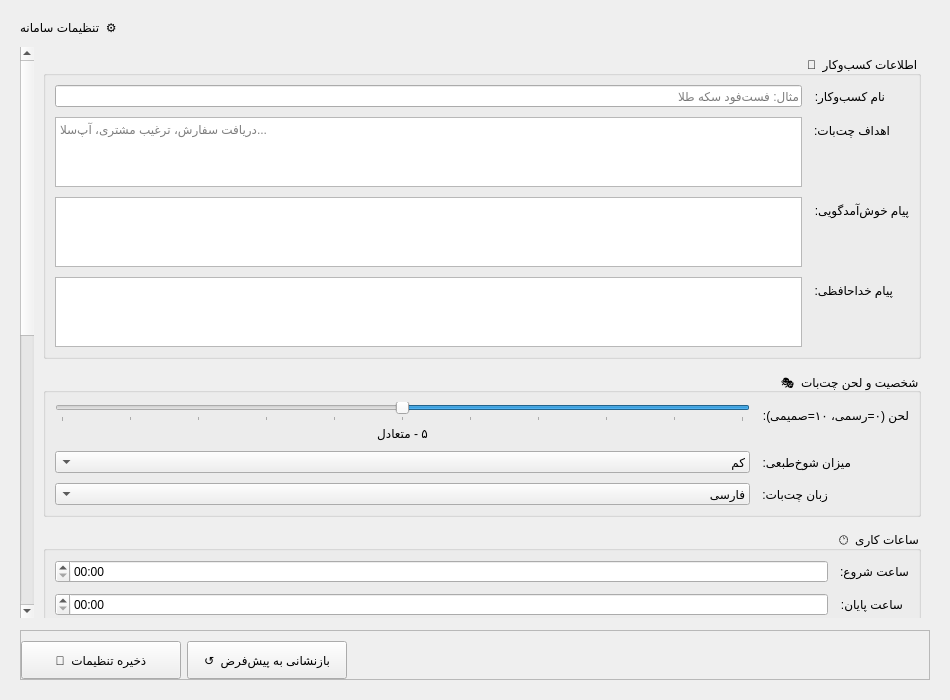
<?xml version="1.0" encoding="UTF-8"?>
<ui version="4.0">
 <class>SettingsPage</class>
 <widget class="QWidget" name="SettingsPage">
  <property name="geometry">
   <rect>
    <x>0</x>
    <y>0</y>
    <width>950</width>
    <height>700</height>
   </rect>
  </property>
  <property name="layoutDirection">
   <enum>Qt::RightToLeft</enum>
  </property>
  <layout class="QVBoxLayout" name="main_layout">
   <property name="spacing">
    <number>12</number>
   </property>
   <property name="leftMargin">
    <number>20</number>
   </property>
   <property name="topMargin">
    <number>20</number>
   </property>
   <property name="rightMargin">
    <number>20</number>
   </property>
   <property name="bottomMargin">
    <number>20</number>
   </property>

   <!-- ===== عنوان صفحه ===== -->
   <item>
    <widget class="QLabel" name="page_title">
     <property name="text">
      <string>⚙️  تنظیمات سامانه</string>
     </property>
     <property name="alignment">
      <set>Qt::AlignRight|Qt::AlignVCenter</set>
     </property>
    </widget>
   </item>

   <!-- ===== ScrollArea ===== -->
   <item>
    <widget class="QScrollArea" name="scroll_area">
     <property name="widgetResizable">
      <bool>true</bool>
     </property>
     <property name="frameShape">
      <enum>QFrame::NoFrame</enum>
     </property>
     <widget class="QWidget" name="scroll_content">
      <property name="geometry">
       <rect>
        <x>0</x>
        <y>0</y>
        <width>910</width>
        <height>1200</height>
       </rect>
      </property>
      <layout class="QVBoxLayout" name="content_layout">
       <property name="spacing">
        <number>14</number>
       </property>

       <!-- ===== گروه ۱: اطلاعات کسب‌وکار ===== -->
       <item>
        <widget class="QGroupBox" name="group_business">
         <property name="title">
          <string>🏪  اطلاعات کسب‌وکار</string>
         </property>
         <layout class="QFormLayout" name="form_business">
          <property name="labelAlignment">
           <set>Qt::AlignRight|Qt::AlignVCenter</set>
          </property>
          <property name="horizontalSpacing">
           <number>12</number>
          </property>
          <property name="verticalSpacing">
           <number>10</number>
          </property>

          <item row="0" column="0">
           <widget class="QLabel" name="label_business_name">
            <property name="text">
             <string>نام کسب‌وکار:</string>
            </property>
           </widget>
          </item>
          <item row="0" column="1">
           <widget class="QLineEdit" name="business_name_edit">
            <property name="placeholderText">
             <string>مثال: فست‌فود سکه طلا</string>
            </property>
           </widget>
          </item>

          <item row="1" column="0">
           <widget class="QLabel" name="label_business_goal">
            <property name="text">
             <string>اهداف چت‌بات:</string>
            </property>
           </widget>
          </item>
          <item row="1" column="1">
           <widget class="QTextEdit" name="business_goal_edit">
            <property name="maximumSize">
             <size>
              <width>16777215</width>
              <height>70</height>
             </size>
            </property>
            <property name="placeholderText">
             <string>دریافت سفارش، ترغیب مشتری، آپ‌سلا...</string>
            </property>
           </widget>
          </item>

          <item row="2" column="0">
           <widget class="QLabel" name="label_welcome">
            <property name="text">
             <string>پیام خوش‌آمدگویی:</string>
            </property>
           </widget>
          </item>
          <item row="2" column="1">
           <widget class="QTextEdit" name="welcome_message_edit">
            <property name="maximumSize">
             <size>
              <width>16777215</width>
              <height>70</height>
             </size>
            </property>
           </widget>
          </item>

          <item row="3" column="0">
           <widget class="QLabel" name="label_goodbye">
            <property name="text">
             <string>پیام خداحافظی:</string>
            </property>
           </widget>
          </item>
          <item row="3" column="1">
           <widget class="QTextEdit" name="goodbye_message_edit">
            <property name="maximumSize">
             <size>
              <width>16777215</width>
              <height>70</height>
             </size>
            </property>
           </widget>
          </item>

         </layout>
        </widget>
       </item>

       <!-- ===== گروه ۲: شخصیت چت‌بات ===== -->
       <item>
        <widget class="QGroupBox" name="group_persona">
         <property name="title">
          <string>🎭  شخصیت و لحن چت‌بات</string>
         </property>
         <layout class="QFormLayout" name="form_persona">
          <property name="labelAlignment">
           <set>Qt::AlignRight|Qt::AlignVCenter</set>
          </property>
          <property name="horizontalSpacing">
           <number>12</number>
          </property>
          <property name="verticalSpacing">
           <number>10</number>
          </property>

          <item row="0" column="0">
           <widget class="QLabel" name="label_tone">
            <property name="text">
             <string>لحن (۰=رسمی، ۱۰=صمیمی):</string>
            </property>
           </widget>
          </item>
          <item row="0" column="1">
           <layout class="QVBoxLayout" name="tone_layout">
            <property name="spacing">
             <number>4</number>
            </property>
            <item>
             <widget class="QSlider" name="tone_slider">
              <property name="minimum">
               <number>0</number>
              </property>
              <property name="maximum">
               <number>10</number>
              </property>
              <property name="value">
               <number>5</number>
              </property>
              <property name="orientation">
               <enum>Qt::Horizontal</enum>
              </property>
              <property name="tickPosition">
               <enum>QSlider::TicksBelow</enum>
              </property>
              <property name="tickInterval">
               <number>1</number>
              </property>
             </widget>
            </item>
            <item>
             <widget class="QLabel" name="tone_label">
              <property name="text">
               <string>۵ - متعادل</string>
              </property>
              <property name="alignment">
               <set>Qt::AlignCenter</set>
              </property>
             </widget>
            </item>
           </layout>
          </item>

          <item row="1" column="0">
           <widget class="QLabel" name="label_humor">
            <property name="text">
             <string>میزان شوخ‌طبعی:</string>
            </property>
           </widget>
          </item>
          <item row="1" column="1">
           <widget class="QComboBox" name="humor_combo">
            <item>
             <property name="text">
              <string>کم</string>
             </property>
            </item>
            <item>
             <property name="text">
              <string>متوسط</string>
             </property>
            </item>
            <item>
             <property name="text">
              <string>زیاد</string>
             </property>
            </item>
           </widget>
          </item>

          <item row="2" column="0">
           <widget class="QLabel" name="label_language">
            <property name="text">
             <string>زبان چت‌بات:</string>
            </property>
           </widget>
          </item>
          <item row="2" column="1">
           <widget class="QComboBox" name="language_combo">
            <item>
             <property name="text">
              <string>فارسی</string>
             </property>
            </item>
            <item>
             <property name="text">
              <string>انگلیسی</string>
             </property>
            </item>
            <item>
             <property name="text">
              <string>دوزبانه</string>
             </property>
            </item>
           </widget>
          </item>

         </layout>
        </widget>
       </item>

       <!-- ===== گروه ۳: ساعات کاری ===== -->
       <item>
        <widget class="QGroupBox" name="group_hours">
         <property name="title">
          <string>🕐  ساعات کاری</string>
         </property>
         <layout class="QFormLayout" name="form_hours">
          <property name="labelAlignment">
           <set>Qt::AlignRight|Qt::AlignVCenter</set>
          </property>
          <property name="horizontalSpacing">
           <number>12</number>
          </property>
          <property name="verticalSpacing">
           <number>10</number>
          </property>

          <item row="0" column="0">
           <widget class="QLabel" name="label_open">
            <property name="text">
             <string>ساعت شروع:</string>
            </property>
           </widget>
          </item>
          <item row="0" column="1">
           <widget class="QTimeEdit" name="open_time_edit">
            <property name="displayFormat">
             <string>HH:mm</string>
            </property>
           </widget>
          </item>

          <item row="1" column="0">
           <widget class="QLabel" name="label_close">
            <property name="text">
             <string>ساعت پایان:</string>
            </property>
           </widget>
          </item>
          <item row="1" column="1">
           <widget class="QTimeEdit" name="close_time_edit">
            <property name="displayFormat">
             <string>HH:mm</string>
            </property>
           </widget>
          </item>

         </layout>
        </widget>
       </item>

       <!-- ===== گروه ۴: تایید شماره تماس ===== -->
       <item>
        <widget class="QGroupBox" name="group_phone">
         <property name="title">
          <string>📞  تایید شماره تماس</string>
         </property>
         <layout class="QFormLayout" name="form_phone">
          <property name="labelAlignment">
           <set>Qt::AlignRight|Qt::AlignVCenter</set>
          </property>
          <property name="horizontalSpacing">
           <number>12</number>
          </property>
          <property name="verticalSpacing">
           <number>10</number>
          </property>

          <item row="0" column="0" colspan="2">
           <widget class="QCheckBox" name="ask_phone_confirmation_check">
            <property name="text">
             <string>پرسیدن تایید شماره فعال باشد</string>
            </property>
            <property name="checked">
             <bool>true</bool>
            </property>
           </widget>
          </item>

          <item row="1" column="0">
           <widget class="QLabel" name="label_phone_confirm">
            <property name="text">
             <string>پیام تایید شماره:</string>
            </property>
           </widget>
          </item>
          <item row="1" column="1">
           <widget class="QLineEdit" name="phone_confirm_msg_edit"/>
          </item>

          <item row="2" column="0">
           <widget class="QLabel" name="label_phone_again">
            <property name="text">
             <string>پیام درخواست شماره جدید:</string>
            </property>
           </widget>
          </item>
          <item row="2" column="1">
           <widget class="QLineEdit" name="ask_phone_again_msg_edit"/>
          </item>

          <item row="3" column="0">
           <widget class="QLabel" name="label_phone_invalid">
            <property name="text">
             <string>پیام شماره نامعتبر:</string>
            </property>
           </widget>
          </item>
          <item row="3" column="1">
           <widget class="QLineEdit" name="invalid_phone_msg_edit"/>
          </item>

          <item row="4" column="0">
           <widget class="QLabel" name="label_phone_retry">
            <property name="text">
             <string>حداکثر تلاش:</string>
            </property>
           </widget>
          </item>
          <item row="4" column="1">
           <widget class="QSpinBox" name="max_phone_retry_spin">
            <property name="minimum">
             <number>1</number>
            </property>
            <property name="maximum">
             <number>10</number>
            </property>
            <property name="value">
             <number>3</number>
            </property>
           </widget>
          </item>

         </layout>
        </widget>
       </item>

       <!-- ===== گروه ۵: اطلاعات شرکت ===== -->
       <item>
        <widget class="QGroupBox" name="group_company">
         <property name="title">
          <string>🏢  اطلاعات شرکت (Knowledge Base)</string>
         </property>
         <layout class="QFormLayout" name="form_company">
          <property name="labelAlignment">
           <set>Qt::AlignRight|Qt::AlignVCenter</set>
          </property>
          <property name="horizontalSpacing">
           <number>12</number>
          </property>
          <property name="verticalSpacing">
           <number>10</number>
          </property>

          <item row="0" column="0">
           <widget class="QLabel" name="label_address">
            <property name="text">
             <string>آدرس فیزیکی:</string>
            </property>
           </widget>
          </item>
          <item row="0" column="1">
           <widget class="QLineEdit" name="address_edit"/>
          </item>

          <item row="1" column="0">
           <widget class="QLabel" name="label_phone">
            <property name="text">
             <string>شماره تماس شرکت:</string>
            </property>
           </widget>
          </item>
          <item row="1" column="1">
           <widget class="QLineEdit" name="phone_edit"/>
          </item>

          <item row="2" column="0">
           <widget class="QLabel" name="label_delivery_area">
            <property name="text">
             <string>محدوده ارسال:</string>
            </property>
           </widget>
          </item>
          <item row="2" column="1">
           <widget class="QLineEdit" name="delivery_area_edit"/>
          </item>

          <item row="3" column="0">
           <widget class="QLabel" name="label_payment">
            <property name="text">
             <string>روش‌های پرداخت:</string>
            </property>
           </widget>
          </item>
          <item row="3" column="1">
           <widget class="QLineEdit" name="payment_methods_edit"/>
          </item>

          <item row="4" column="0">
           <widget class="QLabel" name="label_discount">
            <property name="text">
             <string>سیاست تخفیف:</string>
            </property>
           </widget>
          </item>
          <item row="4" column="1">
           <widget class="QTextEdit" name="discount_policy_edit">
            <property name="maximumSize">
             <size>
              <width>16777215</width>
              <height>70</height>
             </size>
            </property>
           </widget>
          </item>

          <item row="5" column="0">
           <widget class="QLabel" name="label_brand">
            <property name="text">
             <string>معرفی برند:</string>
            </property>
           </widget>
          </item>
          <item row="5" column="1">
           <widget class="QTextEdit" name="brand_story_edit">
            <property name="maximumSize">
             <size>
              <width>16777215</width>
              <height>90</height>
             </size>
            </property>
           </widget>
          </item>

         </layout>
        </widget>
       </item>

       <!-- Spacer برای فشرده نشدن -->
       <item>
        <spacer name="vertical_spacer">
         <property name="orientation">
          <enum>Qt::Vertical</enum>
         </property>
         <property name="sizeHint" stdset="0">
          <size>
           <width>20</width>
           <height>10</height>
          </size>
         </property>
        </spacer>
       </item>

      </layout>
     </widget>
    </widget>
   </item>

   <!-- ===== نوار دکمه‌ها ===== -->
   <item>
    <widget class="QFrame" name="button_bar">
     <property name="frameShape">
      <enum>QFrame::StyledPanel</enum>
     </property>
     <layout class="QHBoxLayout" name="button_bar_layout">
      <property name="leftMargin">
       <number>0</number>
      </property>
      <property name="topMargin">
       <number>10</number>
      </property>
      <property name="rightMargin">
       <number>0</number>
      </property>
      <property name="bottomMargin">
       <number>0</number>
      </property>

      <item>
       <widget class="QLabel" name="status_label">
        <property name="text">
         <string></string>
        </property>
       </widget>
      </item>

      <item>
       <spacer name="button_spacer">
        <property name="orientation">
         <enum>Qt::Horizontal</enum>
        </property>
        <property name="sizeHint" stdset="0">
         <size>
          <width>40</width>
          <height>20</height>
         </size>
        </property>
       </spacer>
      </item>

      <item>
       <widget class="QPushButton" name="reset_btn">
        <property name="text">
         <string>↺  بازنشانی به پیش‌فرض</string>
        </property>
        <property name="minimumSize">
         <size>
          <width>160</width>
          <height>38</height>
         </size>
        </property>
        <property name="cursor">
         <cursorShape>PointingHandCursor</cursorShape>
        </property>
       </widget>
      </item>

      <item>
       <widget class="QPushButton" name="save_btn">
        <property name="text">
         <string>💾  ذخیره تنظیمات</string>
        </property>
        <property name="minimumSize">
         <size>
          <width>160</width>
          <height>38</height>
         </size>
        </property>
        <property name="cursor">
         <cursorShape>PointingHandCursor</cursorShape>
        </property>
       </widget>
      </item>

     </layout>
    </widget>
   </item>

  </layout>
 </widget>
 <resources/>
 <connections/>
</ui>
